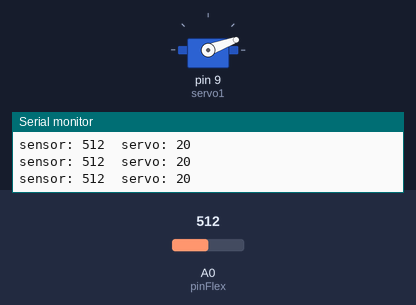
Recording of a sketch running on a simulated Arduino Uno, built with avr-gcc and run on an emulated ATmega328P. Parts: servo, the last lines printed to the serial monitor. Inputs (shaded band) come from the test bench; at power-on: A0 (pinFlex) = 512.

Above: at 1.2 s.
1.3 s: A0 (pinFlex) set to 900
At 2.1 s:
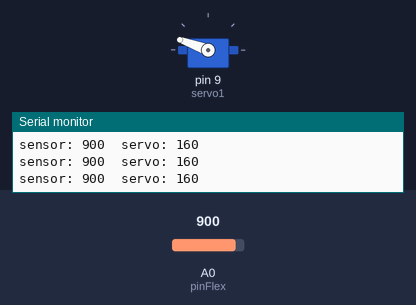
2.8 s: A0 (pinFlex) set to 716
At 3.5 s:
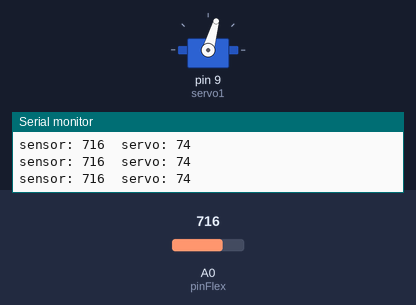
4.3 s: A0 (pinFlex) set to 511
At 5.7 s:
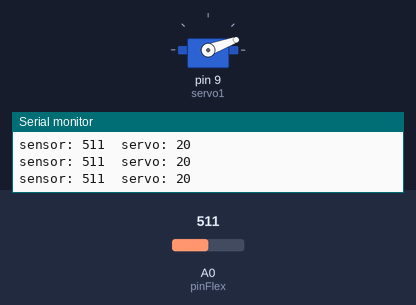
Timing chart, 0 to 7.3 s (numbered marks = the images above; inputs shaded):
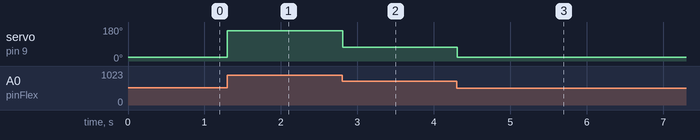

The sketch:

Circuito_09.ino
```cpp
/*
  CIRCUITO 09 - Implementando un sensor flexible.
  Para armar este circuito necesitaras:
  -1 Tarjeta Arduino
  -1 Breadboard
  -1 cable USB
  -3 cable de prototipados
  -1 micro servomotor
 */
#include <Servo.h>

//Instancia de clase usada para controlar el servo
Servo servo1;
//Pin conectado al sensor flexible
const int pinFlex = 0;

void setup()  {
  //Se inicializan el puerto serie y el servo
  Serial.begin(9600);
  servo1.attach(9);
}


void loop()
{
  int posicionFlex;
  int posicionServo;

  //Primero se lee la posicion del flex (rango de 0 a 1023)
  posicionFlex = analogRead(pinFlex);

  //Se usa la funcion map para ajustar la escala del sensor
  //flexible (el cual tipicamente anda entre 600 y 900) al rango
  //de angulos del servo (0 a 180 grados, menos margen de 20
  //grados)
  posicionServo = map(posicionFlex, 600, 900, 20, 160);

  //Luego se emplea la funcion constrain para asegurarse que el
  //servo no se salga del margen permitido
  posicionServo = constrain(posicionServo, 20, 160);

  //Una vez determinada la posicion del servo, se escribe
  servo1.write(posicionServo);

  //Ahora se envia la lectura del sensor y la posicion del servo
  //por el puerto serie
  Serial.print("sensor: ");
  Serial.print(posicionFlex);
  Serial.print("  servo: ");
  Serial.println(posicionServo);

  //Finalmente se hace un breve retardo antes de repetir
  delay(20);
}
/*
   Código realizado por Joksan Alvarado en colaboración con
   Karla Hernandez para el proyecto de educación en tecnologias
   Microcode impartido desde el LabCT, en El Salvador.

   Este material se encuentra bajo licencia Creative Commons 4.0
   CC-BY-SA y GNU General public license 3.0
*/
```

Measured:
- after the input at 1.3 s, servo on pin 9 (servo1): 20° → 160° at once
- after the input at 2.8 s, servo on pin 9 (servo1): 160° → 74° at once
- after the input at 4.3 s, servo on pin 9 (servo1): 74° → 20° at once
